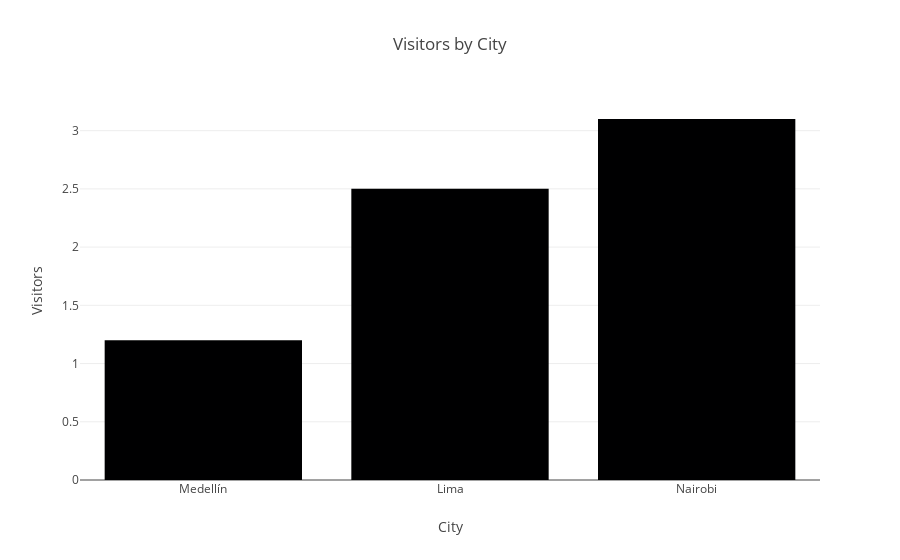

Here is the notebook cell this chart was saved with:
### Code cell
figure.show()

### Figure 1 — Plotly figure (JSON) as saved in the notebook; plotly's stock layout.template omitted (floating-point values rounded to 4 significant figures)
{"data": [{"hovertemplate": "City=%{x}<br>Visitors=%{y}<extra></extra>", "legendgroup": "", "marker": {"color": "#000001", "pattern": {"shape": ""}}, "name": "", "orientation": "v", "showlegend": false, "textposition": "auto", "type": "bar", "x": ["Medellín", "Lima", "Nairobi"], "xaxis": "x", "y": [1.2, 2.5, 3.1], "yaxis": "y"}], "layout": {"barmode": "relative", "legend": {"tracegroupgap": 0}, "title": {"text": "Visitors by City"}, "xaxis": {"anchor": "y", "domain": [0, 1], "title": {"text": "City"}}, "yaxis": {"anchor": "x", "domain": [0, 1], "title": {"text": "Visitors"}}}}
